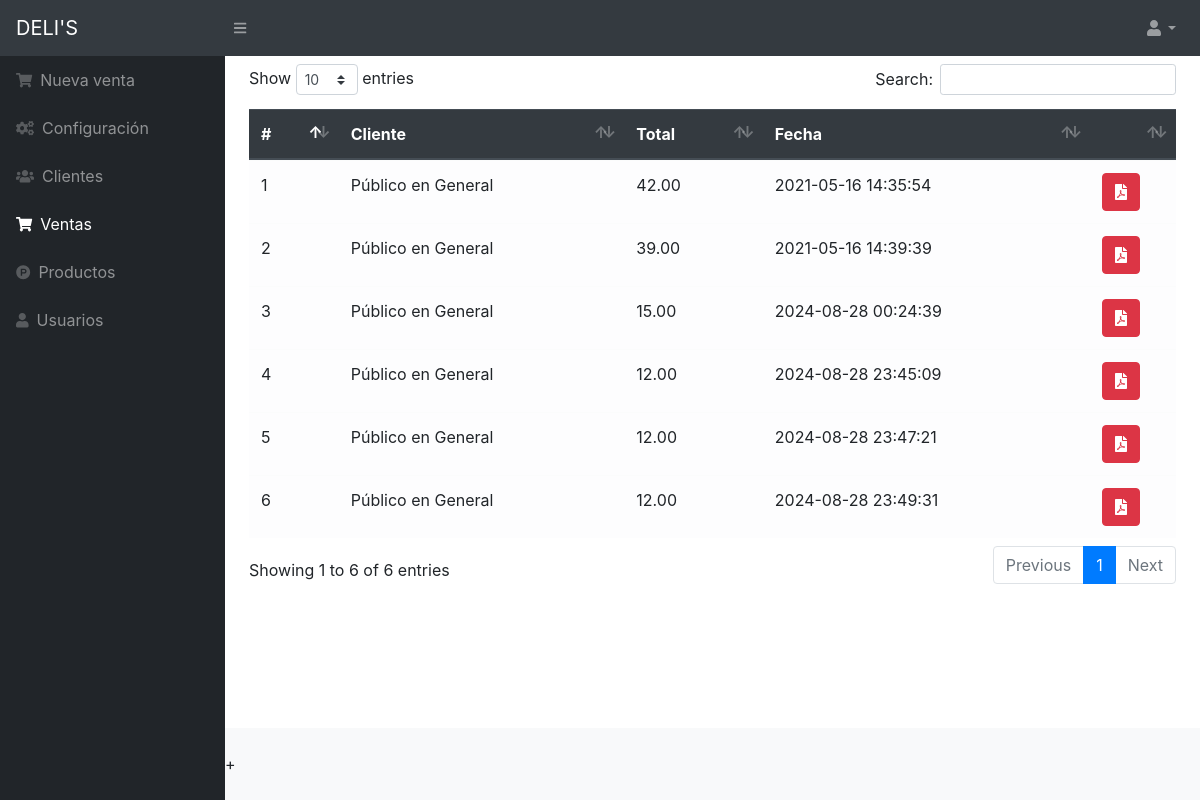
Screenshot of /src/lista_ventas.php (signed in) with the database file from the repository.
### tables this page shows
CREATE TABLE `ventas` (
  `id` int(11) NOT NULL,
  `id_cliente` int(11) NOT NULL,
  `total` decimal(10,2) NOT NULL,
  `id_usuario` int(11) NOT NULL,
  `fecha` timestamp NOT NULL DEFAULT current_timestamp() ON UPDATE current_timestamp()
);

CREATE TABLE `cliente` (
  `idcliente` int(11) NOT NULL,
  `nombre` varchar(100) NOT NULL,
  `telefono` varchar(15) NOT NULL,
  `direccion` varchar(200) NOT NULL,
  `usuario_id` int(11) NOT NULL,
  `estado` int(11) NOT NULL DEFAULT 1
);

### src/lista_ventas.php (the view, shortened to what this page needs)
<?php
include_once "includes/header.php";
require_once "../conexion.php";
$query = mysqli_query($conexion, "SELECT v.*, c.idcliente, c.nombre FROM ventas v INNER JOIN cliente c ON v.id_cliente = c.idcliente");
?>
<table class="table table-light" id="tbl">
    <thead class="thead-dark">
        <tr>
            <th>#</th>
            <th>Cliente</th>
            <th>Total</th>
            <th>Fecha</th>
            <th></th>
        </tr>
    </thead>
    <tbody>
        <?php while ($row = mysqli_fetch_assoc($query)) { ?>
            <tr>
                <td><?php echo $row['id']; ?></td>
                <td><?php echo $row['nombre']; ?></td>
                <td><?php echo $row['total']; ?></td>
                <td><?php echo $row['fecha']; ?></td>
                <td>
                    <a href="pdf/generar.php?cl=<?php echo $row['id_cliente'] ?>&v=<?php echo $row['id'] ?>" target="_blank" class="btn btn-danger"><i class="fas fa-file-pdf"></i></a>
                </td>
            </tr>
        <?php } ?>
    </tbody>
</table>
<?php include_once "includes/footer.php"; ?>

### src/includes/header.php (shortened to what this page needs)
<!DOCTYPE html>
<html lang="en">
<head>
    <link href="../assets/css/styles.css" rel="stylesheet" />
    <link href="../assets/css/dataTables.bootstrap4.min.css" rel="stylesheet" />
    <link rel="stylesheet" href="../assets/js/jquery-ui/jquery-ui.min.css">
</head>
<body class="sb-nav-fixed">
    <nav class="sb-topnav navbar navbar-expand navbar-dark bg-dark">
        <a class="navbar-brand" href="index.php">DELI'S</a>
        <button class="btn btn-link btn-sm order-1 order-lg-0" id="sidebarToggle" href="#"><i class="fas fa-bars"></i></button>
        <ul class="navbar-nav ml-auto">
            <li class="nav-item dropdown">
                <a class="nav-link dropdown-toggle" id="userDropdown" href="#" role="button" data-toggle="dropdown" aria-haspopup="true" aria-expanded="false"><i class="fas fa-user fa-fw"></i></a>
            </li>
        </ul>
    </nav>
    <div id="layoutSidenav">
        <div id="layoutSidenav_nav">
            <nav class="sb-sidenav accordion sb-sidenav-dark" id="sidenavAccordion">
                <div class="sb-sidenav-menu">
                    <div class="nav">
                        <a class="nav-link" href="ventas.php">
                            <div class="sb-nav-link-icon"><i class="fas fa-shopping-cart"></i></div>
                            Nueva venta
                        </a>
                        <a class="nav-link" href="config.php">
                            <div class="sb-nav-link-icon"><i class="fas fa-cogs"></i></div>
                            Configuración
                        </a>
                        <a class="nav-link" href="clientes.php">
                            <div class="sb-nav-link-icon"><i class="fas fa-users"></i></div>
                            Clientes
                        </a>
                        <a class="nav-link" href="lista_ventas.php">
                            <div class="sb-nav-link-icon"><i class="fas fa-shopping-cart"></i></div>
                            Ventas
                        </a>
                        <a class="nav-link" href="productos.php">
                            <div class="sb-nav-link-icon"><i class="fab fa-product-hunt"></i></div>
                            Productos
                        </a>
                        <a class="nav-link" href="usuarios.php">
                            <div class="sb-nav-link-icon"><i class="fas fa-user"></i></div>
                            Usuarios
                        </a>
                    </div>
                </div>
            </nav>
        </div>
        <div id="layoutSidenav_content">
            <main>
                <div class="container-fluid mt-2">

### src/includes/footer.php (shortened to what this page needs)
</div>
</main>
<footer class="py-4 bg-light mt-auto">
+
</div>
</div>
</body>
</html>

### rows the page displays
ventas: id "1", id_cliente.nombre "Público en General", total "42.00", fecha "2021-05-16 14:35:54"
ventas: id "2", id_cliente.nombre "Público en General", total "39.00", fecha "2021-05-16 14:39:39"
ventas: id "3", id_cliente.nombre "Público en General", total "15.00", fecha "2024-08-28 00:24:39"
ventas: id "4", id_cliente.nombre "Público en General", total "12.00", fecha "2024-08-28 23:45:09"
ventas: id "5", id_cliente.nombre "Público en General", total "12.00", fecha "2024-08-28 23:47:21"
ventas: id "6", id_cliente.nombre "Público en General", total "12.00", fecha "2024-08-28 23:49:31"
